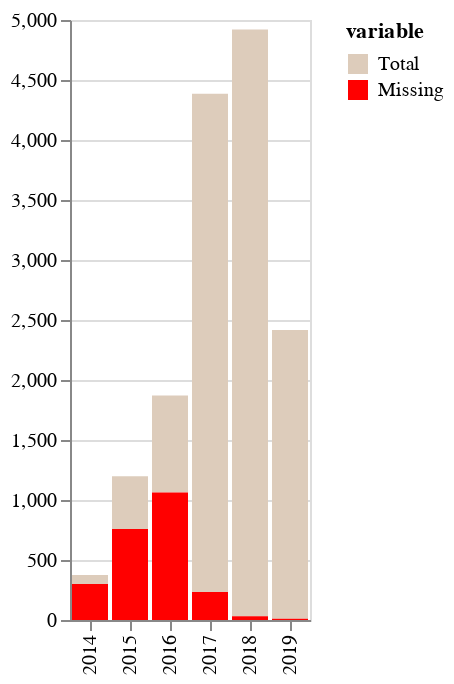

Notebook code for this chart:
### Code cell
import altair as alt
import pandas as pd
df = pd.DataFrame({'Year': [2014, 2015, 2016, 2017, 2018, 2019],
 'Total': [376, 1198, 1871, 4386, 4920, 2417],
 'Missing': [299, 758, 1063, 233, 32, 11],
 'Difference': [77, 440, 808, 4153, 4888, 2406]}
)


melted = pd.melt(df.drop('Total', axis=1).rename({'Difference': 'Total'}, axis=1),
                 id_vars=['Year'], value_vars=['Total', 'Missing'])

alt.Chart(melted).mark_bar().encode(
    alt.X('Year:O', title=''),
    alt.Y('value:Q', title=''),
    alt.Color('variable:N', 
              scale=alt.Scale(domain=['Total', 'Missing'],
                              range=['#ddccbb', 'red'])),
    order=alt.Order('variable', sort='ascending')
).properties(    
    background='white'          
)

### Figure 1 — Vega-Lite specification as saved in the notebook (floating-point values rounded to 4 significant figures)
{"config": {"view": {"continuousWidth": 400, "continuousHeight": 300}}, "data": {"name": "data-ba09942553b3e8df6e81c559b8380761"}, "mark": "bar", "background": "white", "encoding": {"color": {"type": "nominal", "field": "variable", "scale": {"domain": ["Total", "Missing"], "range": ["#ddccbb", "red"]}}, "order": {"type": "nominal", "field": "variable", "sort": "ascending"}, "x": {"type": "ordinal", "field": "Year", "title": ""}, "y": {"type": "quantitative", "field": "value", "title": ""}}, "$schema": "https://vega.github.io/schema/vega-lite/v4.8.1.json", "datasets": {"data-ba09942553b3e8df6e81c559b8380761": [{"Year": 2014, "variable": "Total", "value": 77}, {"Year": 2015, "variable": "Total", "value": 440}, {"Year": 2016, "variable": "Total", "value": 808}, {"Year": 2017, "variable": "Total", "value": 4153}, {"Year": 2018, "variable": "Total", "value": 4888}, {"Year": 2019, "variable": "Total", "value": 2406}, {"Year": 2014, "variable": "Missing", "value": 299}, {"Year": 2015, "variable": "Missing", "value": 758}, {"Year": 2016, "variable": "Missing", "value": 1063}, {"Year": 2017, "variable": "Missing", "value": 233}, {"Year": 2018, "variable": "Missing", "value": 32}, {"Year": 2019, "variable": "Missing", "value": 11}]}}
